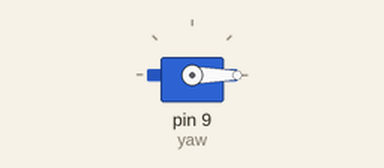
Bench run of a sketch on a simulated Arduino Uno, built with avr-gcc and run on an emulated ATmega328P. Shown: servo.

Above: at 0.55 s.
At 2.0 s:
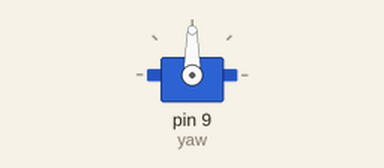
At 3.5 s:
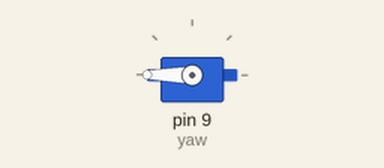
Timing chart, 0 to 7.4 s (numbered marks = the images above):
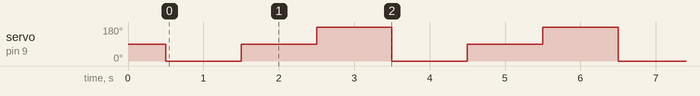

The sketch:

test.ino
```cpp
#include <Servo.h>
Servo yaw;

void setup() {
  Serial.begin(9600);
  yaw.attach(9);
  delay(500);
}

void loop() {
  yaw.write(0);
  delay(1000);
  yaw.write(90);
  delay(1000);
  yaw.write(180);
  delay(1000);
}
```

Measured:
- by itself, servo on pin 9 (yaw): repeats every 3.0 s: 90° 1.0 s, 180° 1.0 s, 0° 1.0 s
